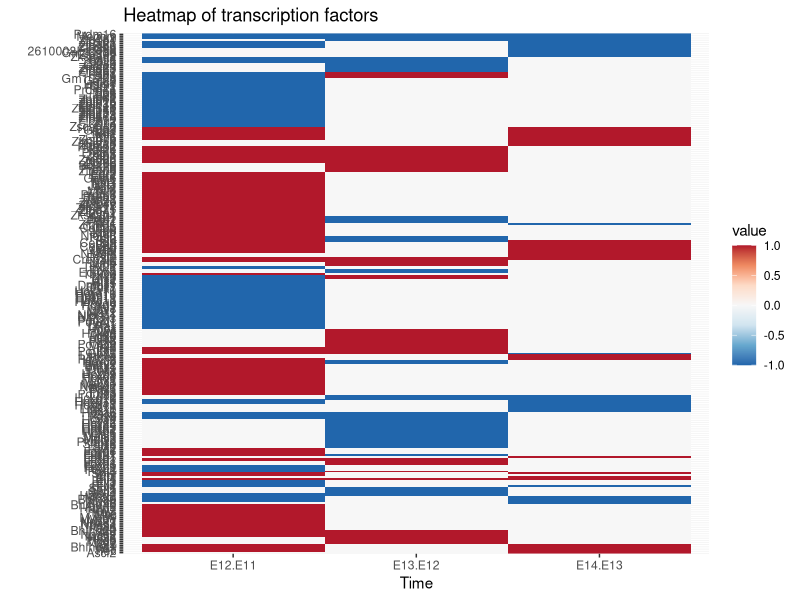

The R script that drew this image:
## ---- chunk 1
setwd("C:/Users/trant/Desktop/Embryonic RNA seq/My-repo/data")
data = read.csv("all.tf.with.family.csv",
                header = TRUE,
                sep = ",",
                stringsAsFactors = FALSE,
                row.names = 1)
head(data)
## ---- chunk 2
for(i in 1:length(data$Family)){
  if(data$Family[i] == "Homeobox" | data$Family[i] == "Pou" | data$Family[i] == "PAX"){
    data$Family[i] = "Homeobox"
  }
}

## ---- chunk 3
for(i in 1:length(data$Family)){
  if(data$Family[i] == "Miscellaneous" | data$Family[i] == "Others"){
    data$Family[i] = "Miscellaneous"
  }
}
## ---- chunk 4
#Group family with low counts and similar downregulation patterns together
for(i in 1:length(data$Family)){
  if(data$Family[i] == "AF-4" | data$Family[i] == "CSD" | data$Family[i] == "HMGA" | data$Family[i] == "RFX"| data$Family[i] == "Tub" | data$Family[i] == "NDT80/PhoG" | data$Family[i] == "MBD" | data$Family[i] == "E2F" | data$Family[i] == "CG1" | data$Family[i] == "CP2" | data$Family[i] == "DACH" | data$Family[i] == "MH1" | data$Family[i] == "TF_Otx" | data$Family[i] == "CG-1"){
    data$Family[i] = "downregulated, low quantity"
  }
}

## ---- chunk 5
#Group family with low counts and similar upregulation patterns together
for(i in 1:length(data$Family)){
  if(data$Family[i] == "COE" | data$Family[i] == "CSRNP_N" | data$Family[i] == "CTF/NFI" | data$Family[i] == "ESR-like"| data$Family[i] == "HPD" | data$Family[i] == "NGFIB-like" | data$Family[i] == "Runt" | data$Family[i] == "RHD" | data$Family[i] == "SRF" | data$Family[i] == "TEA"){
    data$Family[i] = "upregulated, low quantity"
  }
}

## ---- chunk 6
for(i in 1:length(data$Family)){
  if(data$Family[i] == "zf-C2H2" | data$Family[i] == "zf-C2HC" | data$Family[i] == "zf-CCCH" | data$Family[i] == "zf-GATA"  | data$Family[i] == "ZBTB"){
    data$Family[i] = "Zinc fingers"
  }
}
## ---- chunk 7
data_sorted = data[order(data$Family),]
## ---- chunk 8
bHLH = subset(data_sorted, Family == "bHLH")
AP2 = subset(data_sorted, Family == "AP-2")
ARID = subset(data_sorted, Family == "ARID")
ETS = subset(data_sorted, Family == "ETS")
Fork_head = subset(data_sorted, Family == "Fork_head")
HMG = subset(data_sorted, Family == "HMG")
Homeobox = subset(data_sorted, Family == "Homeobox")
IRF = subset(data_sorted, Family == "IRF")
Tbox = subset(data_sorted, Family == "T-box")
TF_bZIP = subset(data_sorted, Family == "TF_bZIP")
THR_like = subset(data_sorted, Family == "THR-like")
zincfinger = subset(data_sorted, Family == "Zinc fingers")
## ---- chunk 9
bHLH = bHLH[hclust(dist(bHLH[,1:3]))$order,]
AP2 = AP2[hclust(dist(AP2[,1:3]))$order,]
ARID = ARID[hclust(dist(ARID[,1:3]))$order,]
ETS = ETS[hclust(dist(ETS[,1:3]))$order,]
Fork_head = Fork_head[hclust(dist(Fork_head[,1:3]))$order,]
HMG = HMG[hclust(dist(HMG[,1:3]))$order,]
Homeobox = Homeobox[hclust(dist(Homeobox[,1:3]))$order,]
IRF = IRF[hclust(dist(IRF[,1:3]))$order,]
Tbox = Tbox[hclust(dist(Tbox[,1:3]))$order,]
TF_bZIP = TF_bZIP[hclust(dist(TF_bZIP[,1:3]))$order,]
THR_like = THR_like[hclust(dist(THR_like[,1:3]))$order,]
zincfinger = zincfinger[hclust(dist(zincfinger[,1:3]))$order,]
## ---- chunk 10
rowbind = rbind(bHLH, ETS, Fork_head, Homeobox, Tbox, TF_bZIP, zincfinger)
## ---- chunk 11
plotdata = data.frame(rowbind$E12.E11, rowbind$E13.E12, rowbind$E14.E13)
row.names(plotdata) = rowbind$Symbol
colnames(plotdata) = c("E12.E11", "E13.E12", "E14.E13")
## ---- chunk 12
library(reshape2)
plotdata_melt = melt(as.matrix(plotdata))
names(plotdata_melt)[c(1,2)] = c("Protein", "Time")
## ---- chunk 13
library(ggplot2)
setwd("C:/Users/trant/Desktop/Embryonic RNA seq/My-repo/Graphs")
tiff("heatmap TF with clustered family.tiff", units = "in", height = 40, width = 10, res = 500)
ggplot(plotdata_melt, aes(x = Time, y = Protein, fill = value)) +
  geom_raster() +
  scale_fill_distiller(palette = "RdBu") +
  ggtitle("Heatmap of transcription factors") + ylab("")
dev.off()
#ggsave("TF.heatmap.arranged.clustered.png", height = 40, width = 10)
## ---- chunk 14
group1 = "100"
group2 = "110"
group3 = "101"
group4 = "010"
group5 = "001"
group6 = "1-10"
group7 = "10-1"
group8 = "-110"
group9 = "-100"
group10 = "-1-10"
group11 = "-1-1-1"
group12 = "-10-1"
group13 = "0-10"
group14 = "0-1-1"
group15 = "00-1"
## ---- chunk 15
extract = function(data, term){
  group_tf = c()
  for(i in 1:length(data[[1]])){
    if(paste(as.character(data[i,1:3]), collapse = "") == term){
      group_tf = c(group_tf, row.names(data)[i])
    }
  }
  return(group_tf)
}
## ---- chunk 16
group1_tf = extract(zincfinger, term = group1)
group2_tf = extract(zincfinger, term = group2)
group3_tf = extract(zincfinger, term = group3)
group4_tf = extract(zincfinger, term = group4)
group5_tf = extract(zincfinger, term = group5)
group6_tf = extract(zincfinger, term = group6)
group7_tf = extract(zincfinger, term = group7)
group8_tf = extract(zincfinger, term = group8)
group9_tf = extract(zincfinger, term = group9)
group10_tf = extract(zincfinger, term = group10)
group11_tf = extract(zincfinger, term = group11)
group12_tf = extract(zincfinger, term = group12)
group13_tf = extract(zincfinger, term = group13)
group14_tf = extract(zincfinger, term = group14)
group15_tf = extract(zincfinger, term = group15)
## ---- chunk 17
new_order = c(group15_tf, group14_tf, group13_tf, group12_tf,
              group11_tf, group10_tf, group9_tf, group8_tf, group7_tf, group6_tf,
              group5_tf, group4_tf, group3_tf, group2_tf, group1_tf)
## ---- chunk 18
zincfinger = zincfinger[new_order,]
## ---- chunk 19
group1 = "100"
group2 = "101"
group3 = "110"
group4 = "111"
group5 = "010"
group6 = "001"
group7 = "1-11"
group8 = "1-10"

## ---- chunk 20
extract = function(data, term){
  group_tf = c()
  for(i in 1:length(data[[1]])){
    if(paste(as.character(data[i,1:3]), collapse = "") == term){
      group_tf = c(group_tf, row.names(data)[i])
    }
  }
  return(group_tf)
}
## ---- chunk 21
group1_tf = extract(TF_bZIP, term = group1)
group2_tf = extract(TF_bZIP, term = group2)
group3_tf = extract(TF_bZIP, term = group3)
group4_tf = extract(TF_bZIP, term = group4)
group5_tf = extract(TF_bZIP, term = group5)
group6_tf = extract(TF_bZIP, term = group6)
group7_tf = extract(TF_bZIP, term = group7)
group8_tf = extract(TF_bZIP, term = group8)

## ---- chunk 22
new_order = c(group8_tf, group7_tf, group6_tf,
              group5_tf, group4_tf, group3_tf, group2_tf, group1_tf)
## ---- chunk 23
TF_bZIP = TF_bZIP[new_order,]
## ---- chunk 24
group1 = "100"
group2 = "-100"
group3 = "0-10"
## ---- chunk 25
group1_tf = extract(Tbox, term = group1)
group2_tf = extract(Tbox, term = group2)
group3_tf = extract(Tbox, term = group3)
## ---- chunk 26
new_order = c(group3_tf, group2_tf, group1_tf)
## ---- chunk 27
Tbox = Tbox[new_order,]
## ---- chunk 28
group1 = "100"
group2 = "110"
group3 = "101"
group4 = "010"
group5 = "001"
group6 = "1-10"
group7 = "11-1"
group8 = "-110"
group9 = "-100"   
group10 = "-10-1"
group11 = "-1-10"
group12 = "0-1-1"
group13 = "0-10" 
group14 = "00-1"
group15 = "-1-1-1"
## ---- chunk 29
group1_tf = extract(Homeobox, term = group1)
group2_tf = extract(Homeobox, term = group2)
group3_tf = extract(Homeobox, term = group3)
group4_tf = extract(Homeobox, term = group4)
group5_tf = extract(Homeobox, term = group5)
group6_tf = extract(Homeobox, term = group6)
group7_tf = extract(Homeobox, term = group7)
group8_tf = extract(Homeobox, term = group8)
group9_tf = extract(Homeobox, term = group9)
group10_tf = extract(Homeobox, term = group10)
group11_tf = extract(Homeobox, term = group11)
group12_tf = extract(Homeobox, term = group12)
group13_tf = extract(Homeobox, term = group13)
group14_tf = extract(Homeobox, term = group14)
group15_tf = extract(Homeobox, term = group15)
## ---- chunk 30
new_order = c(group15_tf, group14_tf, group13_tf, group12_tf,
              group11_tf, group10_tf, group9_tf, group8_tf, group7_tf, group6_tf,
              group5_tf, group4_tf, group3_tf, group2_tf, group1_tf)
## ---- chunk 31
Homeobox = Homeobox[new_order,]
## ---- chunk 32
group1 = "100"
group2 = "110"
group3 = "010"
group4 = "001"
group5 = "1-10"
group6 = "-110"
group7 = "-100"

## ---- chunk 33
group1_tf = extract(Fork_head, term = group1)
group2_tf = extract(Fork_head, term = group2)
group3_tf = extract(Fork_head, term = group3)
group4_tf = extract(Fork_head, term = group4)
group5_tf = extract(Fork_head, term = group5)
group6_tf = extract(Fork_head, term = group6)
group7_tf = extract(Fork_head, term = group7)

## ---- chunk 34
new_order = c(group7_tf, group6_tf,
              group5_tf, group4_tf, group3_tf, group2_tf, group1_tf)
## ---- chunk 35
Fork_head = Fork_head[new_order,]
## ---- chunk 36
group1 = "100"
group2 = "110"
group3 = "010"
group4 = "101"
group5 = "001"
group6 = "0-10"
group7 = "-1-10"
group8 = "-10-1"
group9 = "00-1"   
## ---- chunk 37
group1_tf = extract(bHLH, term = group1)
group2_tf = extract(bHLH, term = group2)
group3_tf = extract(bHLH, term = group3)
group4_tf = extract(bHLH, term = group4)
group5_tf = extract(bHLH, term = group5)
group6_tf = extract(bHLH, term = group6)
group7_tf = extract(bHLH, term = group7)
group8_tf = extract(bHLH, term = group8)
group9_tf = extract(bHLH, term = group9)
## ---- chunk 38
new_order = c(group9_tf, group8_tf, group7_tf, group6_tf,
              group5_tf, group4_tf, group3_tf, group2_tf, group1_tf)
## ---- chunk 39
bHLH = bHLH[new_order,]
